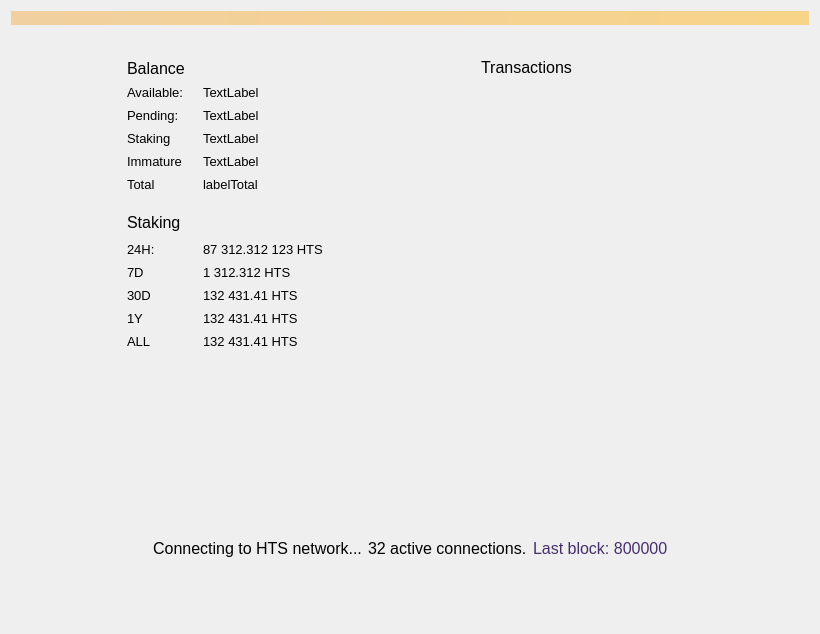
<?xml version="1.0" encoding="UTF-8"?>
<ui version="4.0">
 <class>OverviewPage</class>
 <widget class="QWidget" name="OverviewPage">
  <property name="geometry">
   <rect>
    <x>0</x>
    <y>0</y>
    <width>820</width>
    <height>634</height>
   </rect>
  </property>
  <property name="sizePolicy">
   <sizepolicy hsizetype="MinimumExpanding" vsizetype="MinimumExpanding">
    <horstretch>0</horstretch>
    <verstretch>0</verstretch>
   </sizepolicy>
  </property>
  <property name="maximumSize">
   <size>
    <width>16777215</width>
    <height>16777215</height>
   </size>
  </property>
  <property name="windowTitle">
   <string>Form</string>
  </property>
  <property name="styleSheet">
   <string notr="true"/>
  </property>
  <layout class="QVBoxLayout" name="topLayout">
   <item>
    <widget class="QLabel" name="labelAlerts">
     <property name="visible">
      <bool>false</bool>
     </property>
     <property name="styleSheet">
      <string notr="true">background-color: qlineargradient(x1: 0, y1: 0, x2: 1, y2: 0, stop:0 #F0D0A0, stop:1 #F8D488); color:#000000;</string>
     </property>
     <property name="wordWrap">
      <bool>true</bool>
     </property>
     <property name="margin">
      <number>3</number>
     </property>
    </widget>
   </item>
   <item>
    <spacer name="verticalSpacer">
     <property name="orientation">
      <enum>Qt::Vertical</enum>
     </property>
     <property name="sizeType">
      <enum>QSizePolicy::Fixed</enum>
     </property>
     <property name="sizeHint" stdset="0">
      <size>
       <width>20</width>
       <height>20</height>
      </size>
     </property>
    </spacer>
   </item>
   <item>
    <layout class="QHBoxLayout" name="horizontalLayout_2">
     <property name="sizeConstraint">
      <enum>QLayout::SetMinimumSize</enum>
     </property>
     <item>
      <spacer name="horizontalSpacer">
       <property name="orientation">
        <enum>Qt::Horizontal</enum>
       </property>
       <property name="sizeType">
        <enum>QSizePolicy::Fixed</enum>
       </property>
       <property name="sizeHint" stdset="0">
        <size>
         <width>100</width>
         <height>20</height>
        </size>
       </property>
      </spacer>
     </item>
     <item>
      <layout class="QVBoxLayout" name="verticalLayout_2">
       <property name="sizeConstraint">
        <enum>QLayout::SetNoConstraint</enum>
       </property>
       <property name="leftMargin">
        <number>16</number>
       </property>
       <property name="topMargin">
        <number>7</number>
       </property>
       <property name="rightMargin">
        <number>16</number>
       </property>
       <property name="bottomMargin">
        <number>16</number>
       </property>
       <item>
        <layout class="QHBoxLayout" name="horizontalLayout_3">
         <property name="spacing">
          <number>0</number>
         </property>
         <item>
          <widget class="QLabel" name="label_4">
           <property name="sizePolicy">
            <sizepolicy hsizetype="Minimum" vsizetype="Preferred">
             <horstretch>0</horstretch>
             <verstretch>0</verstretch>
            </sizepolicy>
           </property>
           <property name="font">
            <font>
             <pointsize>-1</pointsize>
            </font>
           </property>
           <property name="styleSheet">
            <string notr="true">color: #000000; text-transform: uppercase; font-size: 16px</string>
           </property>
           <property name="text">
            <string>Balance</string>
           </property>
          </widget>
         </item>
         <item>
          <spacer name="horizontalSpacer_11">
           <property name="orientation">
            <enum>Qt::Horizontal</enum>
           </property>
           <property name="sizeType">
            <enum>QSizePolicy::Maximum</enum>
           </property>
           <property name="sizeHint" stdset="0">
            <size>
             <width>10</width>
             <height>20</height>
            </size>
           </property>
          </spacer>
         </item>
         <item>
          <widget class="QPushButton" name="labelWalletStatus">
           <property name="maximumSize">
            <size>
             <width>22</width>
             <height>22</height>
            </size>
           </property>
           <property name="baseSize">
            <size>
             <width>22</width>
             <height>22</height>
            </size>
           </property>
           <property name="styleSheet">
            <string notr="true">border: 0</string>
           </property>
           <property name="text">
            <string/>
           </property>
           <property name="flat">
            <bool>true</bool>
           </property>
          </widget>
         </item>
         <item>
          <spacer name="horizontalSpacer_10">
           <property name="orientation">
            <enum>Qt::Horizontal</enum>
           </property>
           <property name="sizeHint" stdset="0">
            <size>
             <width>40</width>
             <height>20</height>
            </size>
           </property>
          </spacer>
         </item>
        </layout>
       </item>
       <item>
        <layout class="QHBoxLayout" name="horizontalLayout_4">
         <item>
          <layout class="QFormLayout" name="formLayout">
           <property name="sizeConstraint">
            <enum>QLayout::SetNoConstraint</enum>
           </property>
           <property name="labelAlignment">
            <set>Qt::AlignLeading|Qt::AlignLeft|Qt::AlignVCenter</set>
           </property>
           <property name="verticalSpacing">
            <number>-1</number>
           </property>
           <item row="0" column="0">
            <widget class="QLabel" name="label_5">
             <property name="sizePolicy">
              <sizepolicy hsizetype="Minimum" vsizetype="Preferred">
               <horstretch>0</horstretch>
               <verstretch>0</verstretch>
              </sizepolicy>
             </property>
             <property name="minimumSize">
              <size>
               <width>70</width>
               <height>17</height>
              </size>
             </property>
             <property name="maximumSize">
              <size>
               <width>70</width>
               <height>17</height>
              </size>
             </property>
             <property name="font">
              <font>
               <pointsize>10</pointsize>
               <weight>50</weight>
               <bold>false</bold>
               <stylestrategy>PreferAntialias</stylestrategy>
              </font>
             </property>
             <property name="styleSheet">
              <string notr="true">color: #000000</string>
             </property>
             <property name="text">
              <string>Available:</string>
             </property>
             <property name="alignment">
              <set>Qt::AlignLeading|Qt::AlignLeft|Qt::AlignVCenter</set>
             </property>
            </widget>
           </item>
           <item row="0" column="1">
            <widget class="QLabel" name="labelBalance">
             <property name="font">
              <font>
               <pointsize>10</pointsize>
               <weight>50</weight>
               <bold>false</bold>
               <stylestrategy>PreferAntialias</stylestrategy>
              </font>
             </property>
             <property name="styleSheet">
              <string notr="true">color: #000000</string>
             </property>
             <property name="text">
              <string>TextLabel</string>
             </property>
             <property name="alignment">
              <set>Qt::AlignLeading|Qt::AlignLeft|Qt::AlignVCenter</set>
             </property>
            </widget>
           </item>
           <item row="1" column="0">
            <widget class="QLabel" name="label_7">
             <property name="sizePolicy">
              <sizepolicy hsizetype="Minimum" vsizetype="Preferred">
               <horstretch>0</horstretch>
               <verstretch>0</verstretch>
              </sizepolicy>
             </property>
             <property name="minimumSize">
              <size>
               <width>70</width>
               <height>17</height>
              </size>
             </property>
             <property name="maximumSize">
              <size>
               <width>70</width>
               <height>17</height>
              </size>
             </property>
             <property name="font">
              <font>
               <pointsize>10</pointsize>
               <weight>50</weight>
               <bold>false</bold>
               <stylestrategy>PreferAntialias</stylestrategy>
              </font>
             </property>
             <property name="styleSheet">
              <string notr="true">color: #000000</string>
             </property>
             <property name="text">
              <string>Pending:</string>
             </property>
             <property name="alignment">
              <set>Qt::AlignLeading|Qt::AlignLeft|Qt::AlignVCenter</set>
             </property>
            </widget>
           </item>
           <item row="1" column="1">
            <widget class="QLabel" name="labelUnconfirmed">
             <property name="font">
              <font>
               <pointsize>10</pointsize>
               <weight>50</weight>
               <bold>false</bold>
               <stylestrategy>PreferAntialias</stylestrategy>
              </font>
             </property>
             <property name="styleSheet">
              <string notr="true">color: #000000</string>
             </property>
             <property name="text">
              <string>TextLabel</string>
             </property>
             <property name="alignment">
              <set>Qt::AlignLeading|Qt::AlignLeft|Qt::AlignVCenter</set>
             </property>
            </widget>
           </item>
           <item row="3" column="0">
            <widget class="QLabel" name="labelImmatureText">
             <property name="sizePolicy">
              <sizepolicy hsizetype="Minimum" vsizetype="Preferred">
               <horstretch>0</horstretch>
               <verstretch>0</verstretch>
              </sizepolicy>
             </property>
             <property name="minimumSize">
              <size>
               <width>70</width>
               <height>17</height>
              </size>
             </property>
             <property name="maximumSize">
              <size>
               <width>70</width>
               <height>17</height>
              </size>
             </property>
             <property name="font">
              <font>
               <pointsize>10</pointsize>
               <weight>50</weight>
               <bold>false</bold>
               <stylestrategy>PreferAntialias</stylestrategy>
              </font>
             </property>
             <property name="styleSheet">
              <string notr="true">color: #000000</string>
             </property>
             <property name="text">
              <string>Immature</string>
             </property>
             <property name="alignment">
              <set>Qt::AlignLeading|Qt::AlignLeft|Qt::AlignVCenter</set>
             </property>
            </widget>
           </item>
           <item row="3" column="1">
            <widget class="QLabel" name="labelImmature">
             <property name="font">
              <font>
               <pointsize>10</pointsize>
               <weight>50</weight>
               <bold>false</bold>
               <stylestrategy>PreferAntialias</stylestrategy>
              </font>
             </property>
             <property name="styleSheet">
              <string notr="true">color: #000000</string>
             </property>
             <property name="text">
              <string>TextLabel</string>
             </property>
             <property name="alignment">
              <set>Qt::AlignLeading|Qt::AlignLeft|Qt::AlignVCenter</set>
             </property>
            </widget>
           </item>
           <item row="4" column="0">
            <widget class="QLabel" name="label_8">
             <property name="sizePolicy">
              <sizepolicy hsizetype="Minimum" vsizetype="Preferred">
               <horstretch>0</horstretch>
               <verstretch>0</verstretch>
              </sizepolicy>
             </property>
             <property name="minimumSize">
              <size>
               <width>70</width>
               <height>17</height>
              </size>
             </property>
             <property name="maximumSize">
              <size>
               <width>70</width>
               <height>17</height>
              </size>
             </property>
             <property name="font">
              <font>
               <pointsize>10</pointsize>
               <weight>50</weight>
               <bold>false</bold>
               <stylestrategy>PreferAntialias</stylestrategy>
              </font>
             </property>
             <property name="styleSheet">
              <string notr="true">color: #000000</string>
             </property>
             <property name="text">
              <string>Total</string>
             </property>
             <property name="alignment">
              <set>Qt::AlignLeading|Qt::AlignLeft|Qt::AlignVCenter</set>
             </property>
            </widget>
           </item>
           <item row="4" column="1">
            <widget class="QLabel" name="labelTotal">
             <property name="font">
              <font>
               <pointsize>10</pointsize>
               <weight>50</weight>
               <bold>false</bold>
               <stylestrategy>PreferAntialias</stylestrategy>
              </font>
             </property>
             <property name="styleSheet">
              <string notr="true">color: #000000</string>
             </property>
             <property name="text">
              <string>labelTotal</string>
             </property>
             <property name="alignment">
              <set>Qt::AlignLeading|Qt::AlignLeft|Qt::AlignVCenter</set>
             </property>
            </widget>
           </item>
           <item row="2" column="1">
            <widget class="QLabel" name="labelStaking">
             <property name="font">
              <font>
               <pointsize>10</pointsize>
               <weight>50</weight>
               <bold>false</bold>
               <stylestrategy>PreferAntialias</stylestrategy>
              </font>
             </property>
             <property name="styleSheet">
              <string notr="true">color: #000000</string>
             </property>
             <property name="text">
              <string>TextLabel</string>
             </property>
             <property name="alignment">
              <set>Qt::AlignLeading|Qt::AlignLeft|Qt::AlignVCenter</set>
             </property>
            </widget>
           </item>
           <item row="2" column="0">
            <widget class="QLabel" name="labelStakingText">
             <property name="sizePolicy">
              <sizepolicy hsizetype="Minimum" vsizetype="Preferred">
               <horstretch>0</horstretch>
               <verstretch>0</verstretch>
              </sizepolicy>
             </property>
             <property name="minimumSize">
              <size>
               <width>70</width>
               <height>17</height>
              </size>
             </property>
             <property name="maximumSize">
              <size>
               <width>70</width>
               <height>17</height>
              </size>
             </property>
             <property name="font">
              <font>
               <pointsize>10</pointsize>
               <weight>50</weight>
               <bold>false</bold>
               <stylestrategy>PreferAntialias</stylestrategy>
              </font>
             </property>
             <property name="styleSheet">
              <string notr="true">color: #000000</string>
             </property>
             <property name="text">
              <string>Staking</string>
             </property>
             <property name="alignment">
              <set>Qt::AlignLeading|Qt::AlignLeft|Qt::AlignVCenter</set>
             </property>
            </widget>
           </item>
          </layout>
         </item>
         <item>
          <spacer name="horizontalSpacer_4">
           <property name="orientation">
            <enum>Qt::Horizontal</enum>
           </property>
           <property name="sizeHint" stdset="0">
            <size>
             <width>40</width>
             <height>20</height>
            </size>
           </property>
          </spacer>
         </item>
        </layout>
       </item>
       <item>
        <spacer name="verticalSpacer_5">
         <property name="orientation">
          <enum>Qt::Vertical</enum>
         </property>
         <property name="sizeType">
          <enum>QSizePolicy::Maximum</enum>
         </property>
         <property name="sizeHint" stdset="0">
          <size>
           <width>20</width>
           <height>10</height>
          </size>
         </property>
        </spacer>
       </item>
       <item>
        <layout class="QHBoxLayout" name="horizontalLayout_7">
         <property name="spacing">
          <number>0</number>
         </property>
         <item>
          <widget class="QLabel" name="label_11">
           <property name="font">
            <font>
             <pointsize>-1</pointsize>
            </font>
           </property>
           <property name="styleSheet">
            <string notr="true">color: #000000; text-transform: uppercase; font-size: 16px</string>
           </property>
           <property name="text">
            <string>Staking</string>
           </property>
           <property name="alignment">
            <set>Qt::AlignLeading|Qt::AlignLeft|Qt::AlignVCenter</set>
           </property>
          </widget>
         </item>
         <item>
          <spacer name="horizontalSpacer_8">
           <property name="orientation">
            <enum>Qt::Horizontal</enum>
           </property>
           <property name="sizeType">
            <enum>QSizePolicy::Maximum</enum>
           </property>
           <property name="sizeHint" stdset="0">
            <size>
             <width>10</width>
             <height>20</height>
            </size>
           </property>
          </spacer>
         </item>
         <item>
          <widget class="QPushButton" name="unlockStakingButton">
           <property name="minimumSize">
            <size>
             <width>26</width>
             <height>26</height>
            </size>
           </property>
           <property name="maximumSize">
            <size>
             <width>26</width>
             <height>26</height>
            </size>
           </property>
           <property name="styleSheet">
            <string notr="true">border: 0</string>
           </property>
           <property name="text">
            <string/>
           </property>
          </widget>
         </item>
         <item>
          <spacer name="horizontalSpacer_9">
           <property name="orientation">
            <enum>Qt::Horizontal</enum>
           </property>
           <property name="sizeHint" stdset="0">
            <size>
             <width>40</width>
             <height>20</height>
            </size>
           </property>
          </spacer>
         </item>
        </layout>
       </item>
       <item>
        <layout class="QHBoxLayout" name="horizontalLayout_6">
         <item>
          <layout class="QFormLayout" name="formLayout_2">
           <property name="labelAlignment">
            <set>Qt::AlignLeading|Qt::AlignLeft|Qt::AlignVCenter</set>
           </property>
           <item row="1" column="0">
            <widget class="QLabel" name="label_10">
             <property name="sizePolicy">
              <sizepolicy hsizetype="Minimum" vsizetype="Preferred">
               <horstretch>0</horstretch>
               <verstretch>0</verstretch>
              </sizepolicy>
             </property>
             <property name="minimumSize">
              <size>
               <width>70</width>
               <height>17</height>
              </size>
             </property>
             <property name="maximumSize">
              <size>
               <width>70</width>
               <height>17</height>
              </size>
             </property>
             <property name="font">
              <font>
               <pointsize>10</pointsize>
               <weight>50</weight>
               <bold>false</bold>
               <stylestrategy>PreferAntialias</stylestrategy>
              </font>
             </property>
             <property name="styleSheet">
              <string notr="true">color: #000000</string>
             </property>
             <property name="text">
              <string>24H:</string>
             </property>
             <property name="alignment">
              <set>Qt::AlignLeading|Qt::AlignLeft|Qt::AlignVCenter</set>
             </property>
            </widget>
           </item>
           <item row="1" column="1">
            <widget class="QLabel" name="label24hStakingStats">
             <property name="font">
              <font>
               <pointsize>10</pointsize>
               <weight>50</weight>
               <bold>false</bold>
               <stylestrategy>PreferAntialias</stylestrategy>
               <kerning>false</kerning>
              </font>
             </property>
             <property name="styleSheet">
              <string notr="true">color: #000000</string>
             </property>
             <property name="text">
              <string>87 312.312 123 HTS</string>
             </property>
             <property name="alignment">
              <set>Qt::AlignLeading|Qt::AlignLeft|Qt::AlignVCenter</set>
             </property>
            </widget>
           </item>
           <item row="2" column="0">
            <widget class="QLabel" name="label_13">
             <property name="sizePolicy">
              <sizepolicy hsizetype="Minimum" vsizetype="Preferred">
               <horstretch>0</horstretch>
               <verstretch>0</verstretch>
              </sizepolicy>
             </property>
             <property name="minimumSize">
              <size>
               <width>70</width>
               <height>17</height>
              </size>
             </property>
             <property name="maximumSize">
              <size>
               <width>70</width>
               <height>17</height>
              </size>
             </property>
             <property name="font">
              <font>
               <pointsize>10</pointsize>
               <weight>50</weight>
               <bold>false</bold>
               <stylestrategy>PreferAntialias</stylestrategy>
               <kerning>false</kerning>
              </font>
             </property>
             <property name="styleSheet">
              <string notr="true">color: #000000</string>
             </property>
             <property name="text">
              <string>7D</string>
             </property>
             <property name="alignment">
              <set>Qt::AlignLeading|Qt::AlignLeft|Qt::AlignVCenter</set>
             </property>
            </widget>
           </item>
           <item row="2" column="1">
            <widget class="QLabel" name="label7dStakingStats">
             <property name="font">
              <font>
               <pointsize>10</pointsize>
               <weight>50</weight>
               <bold>false</bold>
               <stylestrategy>PreferAntialias</stylestrategy>
               <kerning>false</kerning>
              </font>
             </property>
             <property name="styleSheet">
              <string notr="true">color: #000000</string>
             </property>
             <property name="text">
              <string>1 312.312 HTS</string>
             </property>
             <property name="alignment">
              <set>Qt::AlignLeading|Qt::AlignLeft|Qt::AlignVCenter</set>
             </property>
            </widget>
           </item>
           <item row="3" column="1">
            <widget class="QLabel" name="label30dStakingStats">
             <property name="font">
              <font>
               <pointsize>10</pointsize>
               <weight>50</weight>
               <bold>false</bold>
               <stylestrategy>PreferAntialias</stylestrategy>
               <kerning>false</kerning>
              </font>
             </property>
             <property name="styleSheet">
              <string notr="true">color: #000000</string>
             </property>
             <property name="text">
              <string>132 431.41 HTS</string>
             </property>
             <property name="alignment">
              <set>Qt::AlignLeading|Qt::AlignLeft|Qt::AlignVCenter</set>
             </property>
            </widget>
           </item>
           <item row="3" column="0">
            <widget class="QLabel" name="label_14">
             <property name="sizePolicy">
              <sizepolicy hsizetype="Minimum" vsizetype="Preferred">
               <horstretch>0</horstretch>
               <verstretch>0</verstretch>
              </sizepolicy>
             </property>
             <property name="minimumSize">
              <size>
               <width>70</width>
               <height>17</height>
              </size>
             </property>
             <property name="maximumSize">
              <size>
               <width>70</width>
               <height>17</height>
              </size>
             </property>
             <property name="font">
              <font>
               <pointsize>10</pointsize>
               <weight>50</weight>
               <bold>false</bold>
               <stylestrategy>PreferAntialias</stylestrategy>
               <kerning>false</kerning>
              </font>
             </property>
             <property name="styleSheet">
              <string notr="true">color: #000000</string>
             </property>
             <property name="text">
              <string>30D</string>
             </property>
             <property name="alignment">
              <set>Qt::AlignLeading|Qt::AlignLeft|Qt::AlignVCenter</set>
             </property>
            </widget>
           </item>
           <item row="4" column="0">
            <widget class="QLabel" name="label_15">
             <property name="sizePolicy">
              <sizepolicy hsizetype="Minimum" vsizetype="Preferred">
               <horstretch>0</horstretch>
               <verstretch>0</verstretch>
              </sizepolicy>
             </property>
             <property name="minimumSize">
              <size>
               <width>70</width>
               <height>17</height>
              </size>
             </property>
             <property name="maximumSize">
              <size>
               <width>70</width>
               <height>17</height>
              </size>
             </property>
             <property name="font">
              <font>
               <pointsize>10</pointsize>
               <weight>50</weight>
               <bold>false</bold>
               <stylestrategy>PreferAntialias</stylestrategy>
               <kerning>false</kerning>
              </font>
             </property>
             <property name="styleSheet">
              <string notr="true">color: #000000</string>
             </property>
             <property name="text">
              <string>1Y</string>
             </property>
             <property name="alignment">
              <set>Qt::AlignLeading|Qt::AlignLeft|Qt::AlignVCenter</set>
             </property>
            </widget>
           </item>
           <item row="4" column="1">
            <widget class="QLabel" name="label1yStakingStats">
             <property name="font">
              <font>
               <pointsize>10</pointsize>
               <weight>50</weight>
               <bold>false</bold>
               <stylestrategy>PreferAntialias</stylestrategy>
               <kerning>false</kerning>
              </font>
             </property>
             <property name="styleSheet">
              <string notr="true">color: #000000</string>
             </property>
             <property name="text">
              <string>132 431.41 HTS</string>
             </property>
             <property name="alignment">
              <set>Qt::AlignLeading|Qt::AlignLeft|Qt::AlignVCenter</set>
             </property>
            </widget>
           </item>
           <item row="5" column="0">
            <widget class="QLabel" name="label_16">
             <property name="sizePolicy">
              <sizepolicy hsizetype="Minimum" vsizetype="Preferred">
               <horstretch>0</horstretch>
               <verstretch>0</verstretch>
              </sizepolicy>
             </property>
             <property name="minimumSize">
              <size>
               <width>70</width>
               <height>17</height>
              </size>
             </property>
             <property name="maximumSize">
              <size>
               <width>70</width>
               <height>17</height>
              </size>
             </property>
             <property name="font">
              <font>
               <pointsize>10</pointsize>
               <weight>50</weight>
               <bold>false</bold>
               <stylestrategy>PreferAntialias</stylestrategy>
               <kerning>false</kerning>
              </font>
             </property>
             <property name="styleSheet">
              <string notr="true">color: #000000</string>
             </property>
             <property name="text">
              <string>ALL</string>
             </property>
             <property name="alignment">
              <set>Qt::AlignLeading|Qt::AlignLeft|Qt::AlignVCenter</set>
             </property>
            </widget>
           </item>
           <item row="5" column="1">
            <widget class="QLabel" name="labelallStakingStats">
             <property name="font">
              <font>
               <pointsize>10</pointsize>
               <weight>50</weight>
               <bold>false</bold>
               <stylestrategy>PreferAntialias</stylestrategy>
               <kerning>false</kerning>
              </font>
             </property>
             <property name="styleSheet">
              <string notr="true">color: #000000</string>
             </property>
             <property name="text">
              <string>132 431.41 HTS</string>
             </property>
             <property name="alignment">
              <set>Qt::AlignLeading|Qt::AlignLeft|Qt::AlignVCenter</set>
             </property>
            </widget>
           </item>
          </layout>
         </item>
         <item>
          <spacer name="horizontalSpacer_7">
           <property name="orientation">
            <enum>Qt::Horizontal</enum>
           </property>
           <property name="sizeHint" stdset="0">
            <size>
             <width>40</width>
             <height>20</height>
            </size>
           </property>
          </spacer>
         </item>
        </layout>
       </item>
       <item>
        <widget class="QLabel" name="stakingStatusLabel">
         <property name="sizePolicy">
          <sizepolicy hsizetype="Expanding" vsizetype="Preferred">
           <horstretch>0</horstretch>
           <verstretch>0</verstretch>
          </sizepolicy>
         </property>
         <property name="minimumSize">
          <size>
           <width>235</width>
           <height>0</height>
          </size>
         </property>
         <property name="maximumSize">
          <size>
           <width>235</width>
           <height>16777215</height>
          </size>
         </property>
         <property name="styleSheet">
          <string notr="true">color: #000000;  font-size: 13px; margin-top:6px</string>
         </property>
         <property name="text">
          <string/>
         </property>
         <property name="wordWrap">
          <bool>true</bool>
         </property>
        </widget>
       </item>
       <item>
        <widget class="QLabel" name="votingStatusLabel">
         <property name="sizePolicy">
          <sizepolicy hsizetype="Expanding" vsizetype="Preferred">
           <horstretch>0</horstretch>
           <verstretch>0</verstretch>
          </sizepolicy>
         </property>
         <property name="minimumSize">
          <size>
           <width>235</width>
           <height>0</height>
          </size>
         </property>
         <property name="maximumSize">
          <size>
           <width>235</width>
           <height>16777215</height>
          </size>
         </property>
         <property name="styleSheet">
          <string notr="true">color: #000000;  font-size: 13px; margin-top:6px</string>
         </property>
         <property name="text">
          <string/>
         </property>
         <property name="wordWrap">
          <bool>true</bool>
         </property>
        </widget>
       </item>
       <item>
        <spacer name="verticalSpacer_4">
         <property name="orientation">
          <enum>Qt::Vertical</enum>
         </property>
         <property name="sizeHint" stdset="0">
          <size>
           <width>20</width>
           <height>40</height>
          </size>
         </property>
        </spacer>
       </item>
      </layout>
     </item>
     <item>
      <spacer name="horizontalSpacer_2">
       <property name="orientation">
        <enum>Qt::Horizontal</enum>
       </property>
       <property name="sizeType">
        <enum>QSizePolicy::Fixed</enum>
       </property>
       <property name="sizeHint" stdset="0">
        <size>
         <width>80</width>
         <height>20</height>
        </size>
       </property>
      </spacer>
     </item>
     <item>
      <layout class="QVBoxLayout" name="verticalLayout_3">
       <property name="leftMargin">
        <number>16</number>
       </property>
       <property name="topMargin">
        <number>7</number>
       </property>
       <property name="rightMargin">
        <number>16</number>
       </property>
       <property name="bottomMargin">
        <number>16</number>
       </property>
       <item>
        <layout class="QVBoxLayout" name="verticalLayout_4">
         <item>
          <layout class="QHBoxLayout" name="horizontalLayout_5">
           <item>
            <widget class="QLabel" name="label_12">
             <property name="sizePolicy">
              <sizepolicy hsizetype="Preferred" vsizetype="Maximum">
               <horstretch>0</horstretch>
               <verstretch>0</verstretch>
              </sizepolicy>
             </property>
             <property name="maximumSize">
              <size>
               <width>16777215</width>
               <height>19</height>
              </size>
             </property>
             <property name="font">
              <font>
               <pointsize>-1</pointsize>
              </font>
             </property>
             <property name="styleSheet">
              <string notr="true">color: #000000; text-transform: uppercase; font-size: 16px;</string>
             </property>
             <property name="text">
              <string>Transactions</string>
             </property>
            </widget>
           </item>
           <item>
            <spacer name="horizontalSpacer_12">
             <property name="orientation">
              <enum>Qt::Horizontal</enum>
             </property>
             <property name="sizeHint" stdset="0">
              <size>
               <width>40</width>
               <height>20</height>
              </size>
             </property>
            </spacer>
           </item>
          </layout>
         </item>
         <item>
          <spacer name="verticalSpacer_6">
           <property name="orientation">
            <enum>Qt::Vertical</enum>
           </property>
           <property name="sizeType">
            <enum>QSizePolicy::Maximum</enum>
           </property>
           <property name="sizeHint" stdset="0">
            <size>
             <width>20</width>
             <height>4</height>
            </size>
           </property>
          </spacer>
         </item>
         <item>
          <widget class="ListView" name="listTransactions" native="true">
           <property name="styleSheet">
            <string notr="true">background: transparent;border:0</string>
           </property>
          </widget>
         </item>
        </layout>
       </item>
      </layout>
     </item>
     <item>
      <spacer name="horizontalSpacer_3">
       <property name="orientation">
        <enum>Qt::Horizontal</enum>
       </property>
       <property name="sizeType">
        <enum>QSizePolicy::Fixed</enum>
       </property>
       <property name="sizeHint" stdset="0">
        <size>
         <width>100</width>
         <height>20</height>
        </size>
       </property>
      </spacer>
     </item>
    </layout>
   </item>
   <item>
    <layout class="QHBoxLayout" name="horizontalLayout">
     <property name="sizeConstraint">
      <enum>QLayout::SetMinimumSize</enum>
     </property>
     <item>
      <spacer name="horizontalSpacer_5">
       <property name="orientation">
        <enum>Qt::Horizontal</enum>
       </property>
       <property name="sizeHint" stdset="0">
        <size>
         <width>40</width>
         <height>20</height>
        </size>
       </property>
      </spacer>
     </item>
     <item>
      <widget class="QLabel" name="statusTitle">
       <property name="sizePolicy">
        <sizepolicy hsizetype="Minimum" vsizetype="Preferred">
         <horstretch>0</horstretch>
         <verstretch>0</verstretch>
        </sizepolicy>
       </property>
       <property name="minimumSize">
        <size>
         <width>0</width>
         <height>60</height>
        </size>
       </property>
       <property name="font">
        <font>
         <pointsize>12</pointsize>
        </font>
       </property>
       <property name="styleSheet">
        <string notr="true">color: #000000</string>
       </property>
       <property name="text">
        <string>Connecting to HTS network...</string>
       </property>
       <property name="alignment">
        <set>Qt::AlignCenter</set>
       </property>
      </widget>
     </item>
     <item>
      <widget class="QLabel" name="statusTitleConnections">
       <property name="sizePolicy">
        <sizepolicy hsizetype="Minimum" vsizetype="Preferred">
         <horstretch>0</horstretch>
         <verstretch>0</verstretch>
        </sizepolicy>
       </property>
       <property name="font">
        <font>
         <pointsize>12</pointsize>
        </font>
       </property>
       <property name="visible">
        <bool>false</bool>
       </property>
       <property name="styleSheet">
        <string notr="true">color: #000000</string>
       </property>
       <property name="text">
        <string>32 active connections.</string>
       </property>
      </widget>
     </item>
     <item>
      <widget class="QLabel" name="statusTitleBlocks">
       <property name="sizePolicy">
        <sizepolicy hsizetype="Minimum" vsizetype="Preferred">
         <horstretch>0</horstretch>
         <verstretch>0</verstretch>
        </sizepolicy>
       </property>
       <property name="font">
        <font>
         <pointsize>12</pointsize>
        </font>
       </property>
       <property name="visible">
        <bool>false</bool>
       </property>
       <property name="styleSheet">
        <string notr="true">color: #452f6a</string>
       </property>
       <property name="text">
        <string>Last block: 800000</string>
       </property>
      </widget>
     </item>
     <item>
      <spacer name="horizontalSpacer_6">
       <property name="orientation">
        <enum>Qt::Horizontal</enum>
       </property>
       <property name="sizeHint" stdset="0">
        <size>
         <width>40</width>
         <height>20</height>
        </size>
       </property>
      </spacer>
     </item>
    </layout>
   </item>
   <item>
    <spacer name="verticalSpacer_3">
     <property name="orientation">
      <enum>Qt::Vertical</enum>
     </property>
     <property name="sizeType">
      <enum>QSizePolicy::Fixed</enum>
     </property>
     <property name="sizeHint" stdset="0">
      <size>
       <width>20</width>
       <height>45</height>
      </size>
     </property>
    </spacer>
   </item>
  </layout>
 </widget>
 <customwidgets>
  <customwidget>
   <class>ListView</class>
   <extends>QWidget</extends>
   <header>listview.h</header>
  </customwidget>
 </customwidgets>
 <resources/>
 <connections/>
</ui>
